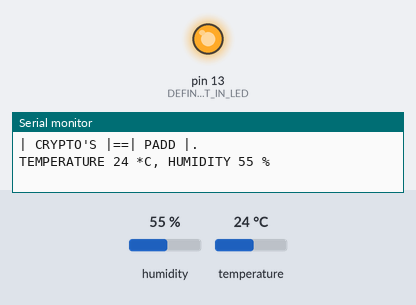
Simulated run of this sketch. Board: Arduino Uno, built with avr-gcc and run on an emulated ATmega328P. Parts: output pins drawn as LEDs (lit = HIGH), the last lines printed to the serial monitor. The inputs (shaded band) are chosen by the test bench; at power-on: humidity 55 %, temperature 24 °C. Random numbers use the default seed unless the sketch sets one.

Above: at 0.1 s.
At 36.7 s:
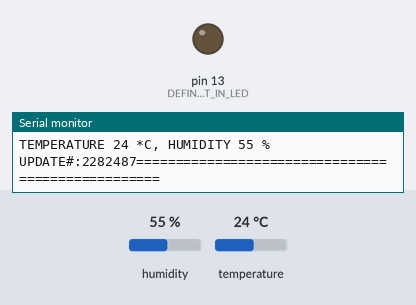
Timing chart, 0 to 38.2 s (numbered marks = the images above):
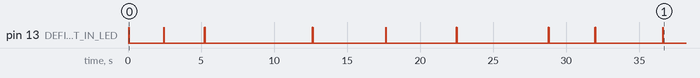

The sketch:

StarTrekPadd06_WITH_DISPLAY.ino
```cpp
//==============================================================
//MICHAEL LAU                                                  |
//2018/24/6 | SUMMER 2018                                      |
//THIS PROGRAM IS MADE FOR USE ON THE ARDUINO UNO R3           |
//INSTALL SIMPLE DHT FROM INCLUDE LIBRARY (IN SKETCH FOLDER)   |
//            INCTRUCTIONS:                                    |
//- CONNECT CIRCUIT                                            |
//==========================                                   |
//    for DHT11,           |                                   |
//      VCC: 5V or 3V      |                                   |
//      GND: GND           |                                   |
//      DATA: 7            |                                   |
//==========================                                   |
//- CHECK FOR PROGRAM ERRORS                                   |
//- CLICK THE VERIFY BUTTON                                    |
//- CHECK THE CIRCUIT                                          |
//- MAKE SURE THE GREEN LIGHT IS ON ON THE ARDUINO UNO         |
//- UPLOAD PROGRAM                                             |
//- OPEN SERIAL MONITER                                        |
//- PROGRAM SHOULD RUN                                         |
//- MODIFY THE PROGRAM SO THAT IT WORKS BETTER                 |
//-SHARE TO GITHUB                                             |
//==============================================================
#include <SimpleDHT.h>
//=============================
// for DHT11,                 |
//      (PIN 1)Data: D7       |
//      (PIN 2)VCC: 5V or 3V  |
//      (PIN 3)GND: GND       |
//=============================
//==========================================
// CONNECT TO YOUR LCD DISPLAY PORTS FIRST!|
//==========================================

int pinDHT11 = 7;
SimpleDHT11 dht11;

void setup() {
  Serial.begin(9600);
  // initialize digital pin LED_BUILTIN as an output.
  pinMode(LED_BUILTIN, OUTPUT);//DEFINES BUILT IN LED (PIN 13 ON THE UNO R3)
}

// delete these commentS to show random numbers
//  Serial.print("Sample RAW Bits: "); //TESTS SIGNAL STRENGTH
//  for (int i = 0; i < 40; i++) {
//  Serial.print((int)data[i]);
//  if (i > 0 && ((i + 1) % 4) == 0) {
//    Serial.print(' ');
//    }
//  }
//  Serial.println("");

void loop() {
  // start working...
  Serial.println("=================================================================");
  Serial.println("| CRYPTO'S |==| PADD |.");

  // read with raw sample data.
  byte temperature = 0;
  byte humidity = 0;
  byte data[40] = {0};
  if (dht11.read(pinDHT11, &temperature, &humidity, data)) {
    Serial.print("TRICORDER MALFUNCTIONING, TRY RESTARTING");//INFORMS THE USER THAT THE DEVICE IS NOT WORKING
    return;
  }

  Serial.print("TEMPERATURE "); digitalWrite(LED_BUILTIN, HIGH);//TURNS LED ON AND ALSO STATES "TEMPERATURE"
  delay(10);//waits 0.01 millisecs
  Serial.print((int)temperature); Serial.print(" *C, "); digitalWrite(LED_BUILTIN, LOW); //TURNS LED OFF AND RESPONDS WITH THE CURRENT TEMPERATURE
  Serial.print("HUMIDITY "); digitalWrite(LED_BUILTIN, LOW); //TURNS LED OFF AND STATES "HUMIDITY"
  delay(30);//waits 0.03 millisecs
  Serial.print((int)humidity); Serial.println(" %"); digitalWrite(LED_BUILTIN, HIGH);//TURNS LED ON AND RESPONDS WITH THE CURRENT HUMIDITY
  delay(10);//waits 0.01 millisecs
  Serial.print("UPDATE#:"); digitalWrite(LED_BUILTIN, LOW); //TURNS LED OFF AND REPORTS A RANDOM UPDATE NUMBER AS A SERIAL
  Serial.print((random(1000000,9999999)));//CHOOSES THE RANDOM UPDATE SERIAL
  Serial.println("==================================================");//divides the line from the end of the last line
  delay((random(1000,10000))); //WAIT 1000-5000 MILLISECS (1-5 SECS) BEFORE NEXT DATA UPDATE

}
//============================================================================================================================================
//IF THIS PROGRAM DOES NOT WORK, THEN CHECK FOR THE CORRECT TOOLS OR ELSE USE " arduino.cc/en/Guide/Troubleshooting#upload " FOR EXTRA HELP  |
//SUGGESTED PROJECTS: ROBOTIC ARM, AI2 CHIP, STANDALONE TRICORDER, STAR TREK TRICORDER                                                       |
//THIS PROJECT WAS INTENDED TO BE A STAR TREK PADD AS SEEN ON STAR TREK VOYAGER                                                              |
//============================================================================================================================================
```
